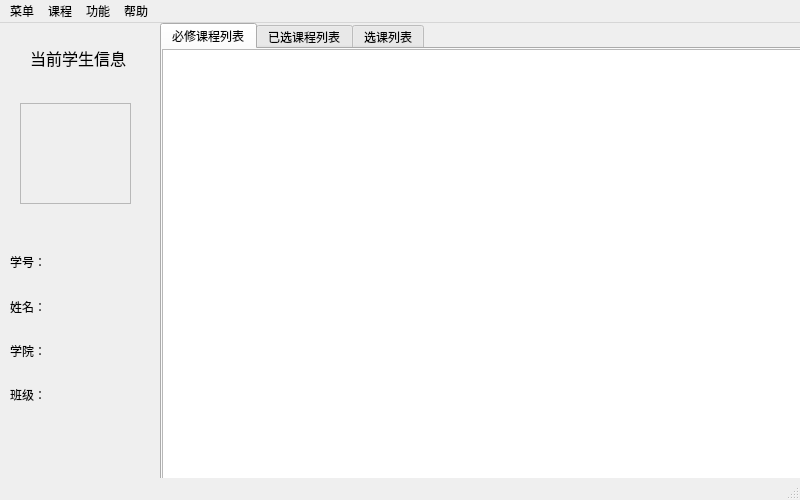
<?xml version="1.0" encoding="UTF-8"?>
<ui version="4.0">
 <class>MainWindow_student</class>
 <widget class="QMainWindow" name="MainWindow_student">
  <property name="geometry">
   <rect>
    <x>0</x>
    <y>0</y>
    <width>800</width>
    <height>500</height>
   </rect>
  </property>
  <property name="windowTitle">
   <string>学生用户</string>
  </property>
  <property name="styleSheet">
   <string notr="true">font: 25 10pt &quot;微软雅黑 Light&quot;;</string>
  </property>
  <widget class="QWidget" name="centralwidget">
   <widget class="QTabWidget" name="tabWidget_student">
    <property name="geometry">
     <rect>
      <x>160</x>
      <y>0</y>
      <width>651</width>
      <height>461</height>
     </rect>
    </property>
    <property name="currentIndex">
     <number>0</number>
    </property>
    <widget class="QWidget" name="tab_course_o">
     <property name="sizePolicy">
      <sizepolicy hsizetype="Expanding" vsizetype="Expanding">
       <horstretch>0</horstretch>
       <verstretch>0</verstretch>
      </sizepolicy>
     </property>
     <attribute name="title">
      <string>必修课程列表</string>
     </attribute>
     <widget class="QTableView" name="tableView_course_o">
      <property name="geometry">
       <rect>
        <x>0</x>
        <y>0</y>
        <width>651</width>
        <height>431</height>
       </rect>
      </property>
      <property name="sizePolicy">
       <sizepolicy hsizetype="Fixed" vsizetype="Fixed">
        <horstretch>0</horstretch>
        <verstretch>0</verstretch>
       </sizepolicy>
      </property>
      <property name="editTriggers">
       <set>QAbstractItemView::NoEditTriggers</set>
      </property>
      <property name="selectionBehavior">
       <enum>QAbstractItemView::SelectRows</enum>
      </property>
      <attribute name="horizontalHeaderDefaultSectionSize">
       <number>90</number>
      </attribute>
      <attribute name="horizontalHeaderStretchLastSection">
       <bool>false</bool>
      </attribute>
      <attribute name="verticalHeaderVisible">
       <bool>false</bool>
      </attribute>
     </widget>
    </widget>
    <widget class="QWidget" name="tab_course_e">
     <property name="sizePolicy">
      <sizepolicy hsizetype="Expanding" vsizetype="Expanding">
       <horstretch>0</horstretch>
       <verstretch>0</verstretch>
      </sizepolicy>
     </property>
     <attribute name="title">
      <string>已选课程列表</string>
     </attribute>
     <widget class="QTableView" name="tableView_course_e">
      <property name="geometry">
       <rect>
        <x>0</x>
        <y>0</y>
        <width>651</width>
        <height>431</height>
       </rect>
      </property>
      <property name="editTriggers">
       <set>QAbstractItemView::NoEditTriggers</set>
      </property>
      <property name="selectionBehavior">
       <enum>QAbstractItemView::SelectRows</enum>
      </property>
      <attribute name="horizontalHeaderDefaultSectionSize">
       <number>90</number>
      </attribute>
      <attribute name="horizontalHeaderStretchLastSection">
       <bool>false</bool>
      </attribute>
      <attribute name="verticalHeaderVisible">
       <bool>false</bool>
      </attribute>
     </widget>
    </widget>
    <widget class="QWidget" name="tab_student">
     <attribute name="title">
      <string>选课列表</string>
     </attribute>
     <widget class="QTableView" name="tableView_course_s">
      <property name="geometry">
       <rect>
        <x>0</x>
        <y>0</y>
        <width>651</width>
        <height>431</height>
       </rect>
      </property>
      <property name="editTriggers">
       <set>QAbstractItemView::NoEditTriggers</set>
      </property>
      <property name="selectionBehavior">
       <enum>QAbstractItemView::SelectRows</enum>
      </property>
      <attribute name="horizontalHeaderDefaultSectionSize">
       <number>105</number>
      </attribute>
      <attribute name="verticalHeaderVisible">
       <bool>false</bool>
      </attribute>
     </widget>
    </widget>
   </widget>
   <widget class="QLabel" name="label_title">
    <property name="geometry">
     <rect>
      <x>30</x>
      <y>20</y>
      <width>111</width>
      <height>31</height>
     </rect>
    </property>
    <property name="styleSheet">
     <string notr="true">font: 25 11pt &quot;微软雅黑 Light&quot;;</string>
    </property>
    <property name="text">
     <string>&lt;html&gt;&lt;head/&gt;&lt;body&gt;&lt;p&gt;&lt;span style=&quot; font-size:12pt;&quot;&gt;当前学生信息&lt;/span&gt;&lt;/p&gt;&lt;/body&gt;&lt;/html&gt;</string>
    </property>
   </widget>
   <widget class="QWidget" name="gridLayoutWidget">
    <property name="geometry">
     <rect>
      <x>10</x>
      <y>220</y>
      <width>141</width>
      <height>191</height>
     </rect>
    </property>
    <layout class="QGridLayout" name="gridLayout">
     <item row="1" column="0">
      <widget class="QLabel" name="label_3">
       <property name="styleSheet">
        <string notr="true">font: 25 11pt &quot;微软雅黑 Light&quot;;</string>
       </property>
       <property name="text">
        <string>姓名：</string>
       </property>
      </widget>
     </item>
     <item row="0" column="0">
      <widget class="QLabel" name="label_2">
       <property name="styleSheet">
        <string notr="true">font: 25 11pt &quot;微软雅黑 Light&quot;;</string>
       </property>
       <property name="text">
        <string>学号：</string>
       </property>
      </widget>
     </item>
     <item row="2" column="0">
      <widget class="QLabel" name="label_4">
       <property name="styleSheet">
        <string notr="true">font: 25 11pt &quot;微软雅黑 Light&quot;;</string>
       </property>
       <property name="text">
        <string>学院：</string>
       </property>
      </widget>
     </item>
     <item row="3" column="0">
      <widget class="QLabel" name="label">
       <property name="styleSheet">
        <string notr="true">font: 25 11pt &quot;微软雅黑 Light&quot;;</string>
       </property>
       <property name="text">
        <string>班级：</string>
       </property>
      </widget>
     </item>
     <item row="4" column="0">
      <spacer name="horizontalSpacer">
       <property name="orientation">
        <enum>Qt::Horizontal</enum>
       </property>
       <property name="sizeHint" stdset="0">
        <size>
         <width>40</width>
         <height>20</height>
        </size>
       </property>
      </spacer>
     </item>
     <item row="4" column="2">
      <spacer name="horizontalSpacer_2">
       <property name="orientation">
        <enum>Qt::Horizontal</enum>
       </property>
       <property name="sizeHint" stdset="0">
        <size>
         <width>40</width>
         <height>20</height>
        </size>
       </property>
      </spacer>
     </item>
     <item row="4" column="1">
      <spacer name="horizontalSpacer_3">
       <property name="orientation">
        <enum>Qt::Horizontal</enum>
       </property>
       <property name="sizeHint" stdset="0">
        <size>
         <width>40</width>
         <height>20</height>
        </size>
       </property>
      </spacer>
     </item>
     <item row="3" column="1" colspan="2">
      <widget class="QLabel" name="label_class">
       <property name="styleSheet">
        <string notr="true">font: 25 11pt &quot;微软雅黑 Light&quot;;</string>
       </property>
       <property name="text">
        <string/>
       </property>
      </widget>
     </item>
     <item row="2" column="1" colspan="2">
      <widget class="QLabel" name="label_institude">
       <property name="styleSheet">
        <string notr="true">font: 25 11pt &quot;微软雅黑 Light&quot;;</string>
       </property>
       <property name="text">
        <string/>
       </property>
      </widget>
     </item>
     <item row="1" column="1" colspan="2">
      <widget class="QLabel" name="label_name">
       <property name="styleSheet">
        <string notr="true">font: 25 11pt &quot;微软雅黑 Light&quot;;</string>
       </property>
       <property name="text">
        <string/>
       </property>
      </widget>
     </item>
     <item row="0" column="1" colspan="2">
      <widget class="QLabel" name="label_id">
       <property name="styleSheet">
        <string notr="true">font: 25 11pt &quot;微软雅黑 Light&quot;;</string>
       </property>
       <property name="text">
        <string/>
       </property>
      </widget>
     </item>
    </layout>
   </widget>
   <widget class="QFrame" name="frame">
    <property name="geometry">
     <rect>
      <x>20</x>
      <y>80</y>
      <width>111</width>
      <height>101</height>
     </rect>
    </property>
    <property name="styleSheet">
     <string notr="true">image: url(:/image/photo.png);</string>
    </property>
    <property name="frameShape">
     <enum>QFrame::StyledPanel</enum>
    </property>
    <property name="frameShadow">
     <enum>QFrame::Raised</enum>
    </property>
   </widget>
  </widget>
  <widget class="QMenuBar" name="menubar">
   <property name="geometry">
    <rect>
     <x>0</x>
     <y>0</y>
     <width>800</width>
     <height>25</height>
    </rect>
   </property>
   <widget class="QMenu" name="menu">
    <property name="title">
     <string>菜单</string>
    </property>
    <addaction name="action_login"/>
    <addaction name="action_quit"/>
   </widget>
   <widget class="QMenu" name="menu_2">
    <property name="title">
     <string>课程</string>
    </property>
    <addaction name="action_course_o"/>
    <addaction name="action_course_e"/>
   </widget>
   <widget class="QMenu" name="menu_3">
    <property name="title">
     <string>功能</string>
    </property>
    <addaction name="action_course_start"/>
    <addaction name="action_password"/>
   </widget>
   <widget class="QMenu" name="menu_4">
    <property name="title">
     <string>帮助</string>
    </property>
    <addaction name="action_about"/>
    <addaction name="action_help"/>
   </widget>
   <addaction name="menu"/>
   <addaction name="menu_2"/>
   <addaction name="menu_3"/>
   <addaction name="menu_4"/>
  </widget>
  <widget class="QStatusBar" name="statusbar"/>
  <action name="action_login">
   <property name="text">
    <string>重新登录</string>
   </property>
  </action>
  <action name="action_quit">
   <property name="text">
    <string>退出</string>
   </property>
  </action>
  <action name="action_course_o">
   <property name="text">
    <string>查看必修课</string>
   </property>
  </action>
  <action name="action_course_e">
   <property name="text">
    <string>查看已选课程</string>
   </property>
  </action>
  <action name="action_course_start">
   <property name="text">
    <string>选课</string>
   </property>
  </action>
  <action name="action_password">
   <property name="text">
    <string>修改密码</string>
   </property>
  </action>
  <action name="action_about">
   <property name="text">
    <string>关于</string>
   </property>
  </action>
  <action name="action_help">
   <property name="text">
    <string>帮助文档</string>
   </property>
  </action>
 </widget>
 <resources/>
 <connections/>
</ui>
